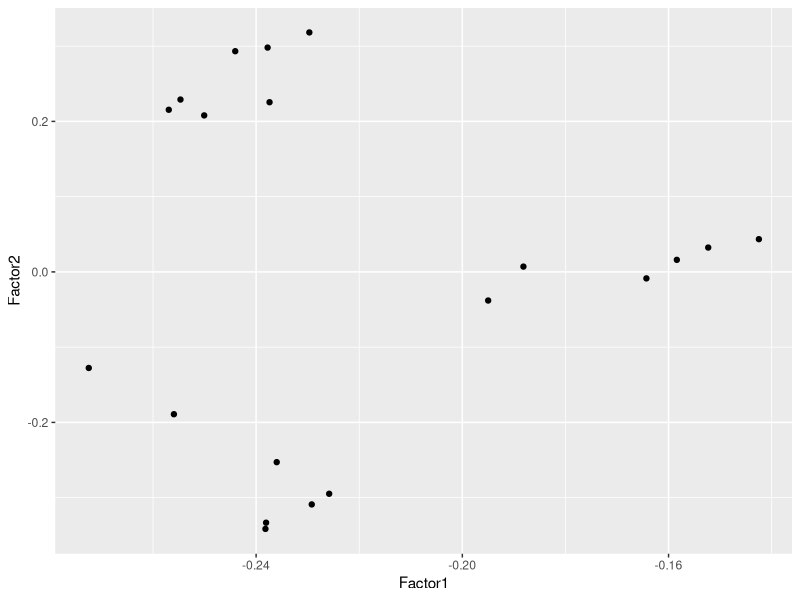

This figure's R source:
## ---- chunk 1
#| label: data-generation
#| message: false
#| warning: false

library(tidyverse)
library(knitr)

# Configuración del Catálogo (Misma Semilla 2026)
set.seed(2026)
n_usuarios <- 50
n_series   <- 20

series_names <- c(
  "Stranger Things", "Breaking Bad", "Game of Thrones", "The Last of Us", "Wednesday",
  "Succession", "Friends", "Black Mirror", "The Office", "Squid Game",
  "Dark", "Rick and Morty", "The Mandalorian", "Better Call Saul", "House of the Dragon",
  "Chernobyl", "The Crown", "Attack on Titan", "Narcos", "Mindhunter"
)

# Generamos usuarios con perfiles
M <- matrix(NA, nrow = n_usuarios, ncol = n_series)
rownames(M) <- paste0("Usuario_", 1:n_usuarios)
colnames(M) <- series_names

for (u in 1:n_usuarios) {
  perfil <- u %% 3
  if (perfil == 1) {
    votos <- sample(c(1:2, NA), n_series, replace = TRUE, prob = c(0.15, 0.15, 0.70))
    votos[c(1, 4, 8, 11, 12, 16, 20)] <- sample(4:5, 7, replace = TRUE)
  } else if (perfil == 2) {
    votos <- sample(c(1:2, NA), n_series, replace = TRUE, prob = c(0.15, 0.15, 0.70))
    votos[c(2, 6, 7, 9, 14, 17, 19)] <- sample(4:5, 7, replace = TRUE)
  } else {
    votos <- sample(c(1:5, NA), n_series, replace = TRUE, prob = c(0.1, 0.1, 0.2, 0.15, 0.15, 0.3))
  }
  M[u, ] <- votos
  
  non_na <- which(!is.na(M[u, ]))
  if (length(non_na) < 4 || var(M[u, non_na], na.rm = TRUE) == 0) {
    M[u, c(1, 2, 6, 7)] <- c(5, 2, 4, 1)
  }
}

# Forzamos los tres usuarios clave
M["Usuario_1", "The Office"]       <- NA
M["Usuario_1", "Stranger Things"]  <- 5
M["Usuario_1", "Black Mirror"]     <- 5
M["Usuario_1", "Dark"]             <- 4
M["Usuario_1", "Friends"]          <- 1

M["Usuario_2", "The Office"]       <- 2
M["Usuario_2", "Stranger Things"]  <- 4
M["Usuario_2", "Black Mirror"]     <- 5
M["Usuario_2", "Dark"]             <- 5
M["Usuario_2", "Friends"]          <- 1

M["Usuario_3", "The Office"]       <- 5
M["Usuario_3", "Stranger Things"]  <- 1
M["Usuario_3", "Black Mirror"]     <- 2
M["Usuario_3", "Dark"]             <- 1
M["Usuario_3", "Friends"]          <- 5
## ---- chunk 2
# Escribe aquí tu código en R para imputar la matriz y aplicar SVD
# 1. Imputación básica: Rellenamos NAs con la media de la columna
M_filled <- M
for (i in 1:ncol(M)) {
  M_filled[is.na(M_filled[,i]), i] <- mean(M_filled[,i], na.rm = TRUE)
}

# 2. Descomposición SVD con k=2 factores latentes
svd_result <- svd(M_filled)
k    <- 2
U_k  <- svd_result$u[, 1:k]
D_k  <- diag(svd_result$d[1:k])
V_k  <- svd_result$v[, 1:k]

## ---- chunk 3
# Escribe aquí tu código en R para reconstruir la matriz con k=2 y predecir la nota

# 3. Reconstrucción de la Matriz (Predicción)
M_pred <- U_k %*% D_k %*% t(V_k)
rownames(M_pred) <- rownames(M)
colnames(M_pred) <- colnames(M)

M_pred["Usuario_1", "The Office"]
## ---- chunk 4
# Escribe aquí tu código en R para graficar las series en el espacio latente de SVD
df <- data.frame(
  Factor1 = V_k[,1],
  Factor2 = V_k[, 2]
)

ggplot(df, aes(x = Factor1, y = Factor2)) + 
  geom_point()
